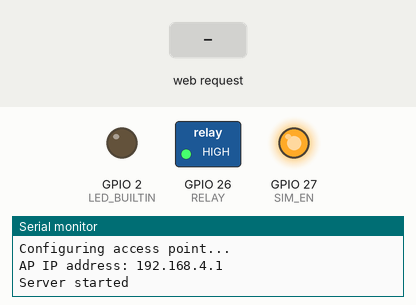
Simulated run of this sketch. Board: ESP32. Parts: switched loads named in the sketch (green lamp = pin HIGH), output pins drawn as LEDs (lit = HIGH), the last lines printed to the serial monitor. Inputs (shaded band) come from the test bench.

Above: at 1.2 s.
1.3 s: HTTP request GET /H received
At 1.7 s:
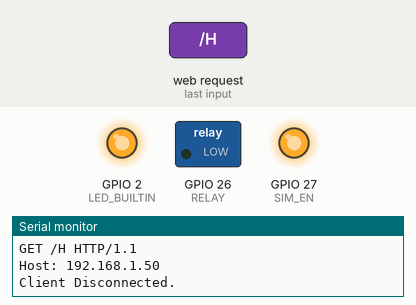
2.8 s: HTTP request GET /L received
At 4.0 s:
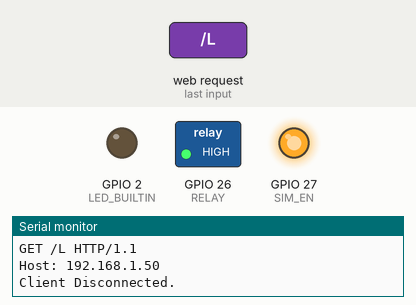
Timing chart, 0 to 5.8 s (numbered marks = the images above; inputs shaded):
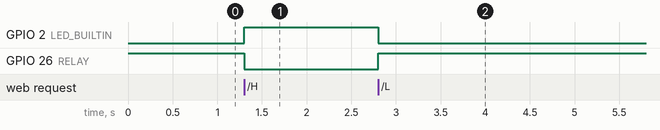

The sketch:

pzem_basic_on_off_test.ino
```cpp
/*
  WiFiAccessPoint.ino creates a WiFi access point and provides a web server on it.
  Steps:
  1. Connect to the access point "yourAp"
  2. Point your web browser to http://192.168.4.1/H to turn the LED on or http://192.168.4.1/L to turn it off
     OR
     Run raw TCP "GET /H" and "GET /L" on PuTTY terminal with 192.168.4.1 as IP address and 80 as port
  Created for arduino-esp32 on 04 July, 2018
  by Elochukwu Ifediora (fedy0)
*/

#include <WiFi.h>
#include <WiFiClient.h>
#include <WiFiAP.h>

#include <ModbusMaster.h>
#include <HardwareSerial.h>

#define LED_BUILTIN 2   // Set the GPIO pin where you connected your test LED or comment this line out if your dev board has a built-in LED
#define RELAY       26
#define SIM_EN      27

// Set these to your desired credentials.
const char *ssid = "yourAP";
const char *password = "yourPassword";

WiFiServer server(80);

HardwareSerial SerialPort(2); // use UART2
ModbusMaster node;

double U_PR, I_PR, P_PR, PPR, PR_F, PR_PF, PR_alarm;
uint8_t result; uint16_t data[6];

int counter = 0;

char buffer[200];

void setup() {
  pinMode(LED_BUILTIN, OUTPUT);
  pinMode(RELAY, OUTPUT);
  pinMode(SIM_EN, OUTPUT);
  digitalWrite(RELAY, HIGH);
  digitalWrite(SIM_EN, HIGH);

  Serial.begin(115200);
  Serial.println();
  Serial.println("Configuring access point...");

  // You can remove the password parameter if you want the AP to be open.
  WiFi.softAP(ssid, password);
  IPAddress myIP = WiFi.softAPIP();
  Serial.print("AP IP address: ");
  Serial.println(myIP);
  server.begin();

  Serial.println("Server started");

  SerialPort.begin(9600, SERIAL_8N1, 16, 17);
  node.begin(1, SerialPort);
}

void loop() {
  WiFiClient client = server.available();   // listen for incoming clients

  if (client) {                             // if you get a client,
    Serial.println("New Client.");           // print a message out the serial port
    String currentLine = "";                // make a String to hold incoming data from the client
    while (client.connected()) {            // loop while the client's connected
      if (client.available()) {             // if there's bytes to read from the client,
        char c = client.read();             // read a byte, then
        Serial.write(c);                    // print it out the serial monitor
        if (c == '\n') {                    // if the byte is a newline character

          // if the current line is blank, you got two newline characters in a row.
          // that's the end of the client HTTP request, so send a response:
          if (currentLine.length() == 0) {
            // HTTP headers always start with a response code (e.g. HTTP/1.1 200 OK)
            // and a content-type so the client knows what's coming, then a blank line:
            client.println("HTTP/1.1 200 OK");
            client.println("Content-type:text/html");
            client.println();

            // the content of the HTTP response follows the header:
            client.print("Click <a href=\"/H\">here</a> to turn ON the LED.<br>");
            client.print("Click <a href=\"/L\">here</a> to turn OFF the LED.<br>");
            client.print(buffer);

            // The HTTP response ends with another blank line:
            client.println();
            // break out of the while loop:
            break;
          } else {    // if you got a newline, then clear currentLine:
            currentLine = "";
          }
        } else if (c != '\r') {  // if you got anything else but a carriage return character,
          currentLine += c;      // add it to the end of the currentLine
        }

        // Check to see if the client request was "GET /H" or "GET /L":
        if (currentLine.endsWith("GET /H")) {
          digitalWrite(LED_BUILTIN, HIGH);               // GET /H turns the LED on
          digitalWrite(RELAY, LOW);
        }
        if (currentLine.endsWith("GET /L")) {
          digitalWrite(LED_BUILTIN, LOW);                // GET /L turns the LED off
          digitalWrite(RELAY, HIGH);
        }
      }
    }
    // close the connection:
    client.stop();
    Serial.println("Client Disconnected.");
  }

  if (counter == 50000) {
    counter = 0;
    result = node.readInputRegisters(0x0000, 10);
    if (result == node.ku8MBSuccess) {
    U_PR = (node.getResponseBuffer(0x00)/10.0f);
    I_PR = (node.getResponseBuffer(0x01)/1000.000f);
    P_PR = (node.getResponseBuffer(0x03)/10.0f);
    PPR = (node.getResponseBuffer(0x05)/1000.0f);
    PR_F = (node.getResponseBuffer(0x07)/10.0f);
    PR_PF = (node.getResponseBuffer(0x08)/100.0f);
    PR_alarm = (node.getResponseBuffer(0x09));
    }
    Serial.print("U_PR: "); Serial.println(U_PR); // V
    Serial.print("I_PR: "); Serial.println(I_PR,3); // A
    Serial.print("P_PR: "); Serial.println(P_PR); // W
    Serial.print("PPR: "); Serial.println(PPR,3); // kWh
    Serial.print("PR_F: "); Serial.println(PR_F); // Hz
    Serial.print("PR_PF: "); Serial.println(PR_PF);
    Serial.print("PR_alarm: "); Serial.println(PR_alarm,0);
    Serial.println("====================================================");
  }
  sprintf(buffer, "U_PR: %f\nI_PR: %f\nP_PR: %f\nPPR: %f\nPR_F: %f\nPR_PF: %f\nPR_alarm: %f\n", U_PR, I_PR, P_PR, PPR, PR_F, PR_PF, PR_alarm);

  counter++;
}
```

Measured:
- after the input at 1.3 s, GPIO 2 (LED_BUILTIN): LOW → HIGH at once; GPIO 26 (RELAY): HIGH → LOW at once
- after the input at 2.8 s, GPIO 2 (LED_BUILTIN): HIGH → LOW at once; GPIO 26 (RELAY): LOW → HIGH at once
